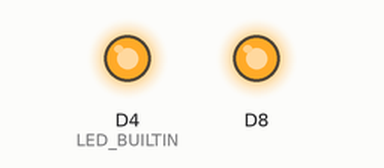
This sketch was run on a simulated ESP8266 (Wemos D1 mini). Shown: output pins drawn as LEDs (lit = HIGH, except the on-board LED, lit = LOW). What the sketch prints to the serial monitor is not drawn.

Above: at 1.0 s.
At 3.0 s:
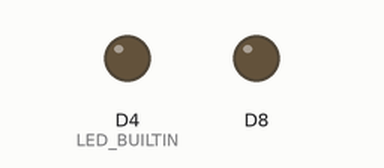
Timing chart, 0 to 5.2 s (numbered marks = the images above):
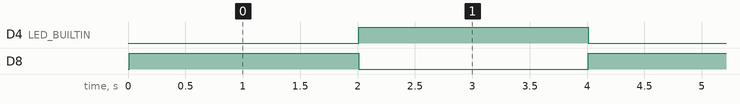

Measured:
- by itself, D4 (LED_BUILTIN), D8: alternates HIGH for 2.0 s and LOW for 2.0 s

The sketch:

WemosD1_mini_blink.ino
```cpp
/*
 *  NodeMCU Blink test
 *
 */

//#define LED_BUILTIN D4
#define LED_ON LOW
#define LED_OFF HIGH
#define DELAY 2000

void setup() {
  Serial.begin(9600);
  delay(10);
  Serial.print("\n-- ESP8266 Blink Test --\n");

  pinMode(LED_BUILTIN, OUTPUT);
  pinMode(D8, OUTPUT);
}

void loop() {
  digitalWrite(LED_BUILTIN, LED_ON);
  digitalWrite(D8, HIGH);
  delay(DELAY);
  digitalWrite(LED_BUILTIN, LED_OFF);
  digitalWrite(D8, LOW);
  delay(DELAY);
}
```
